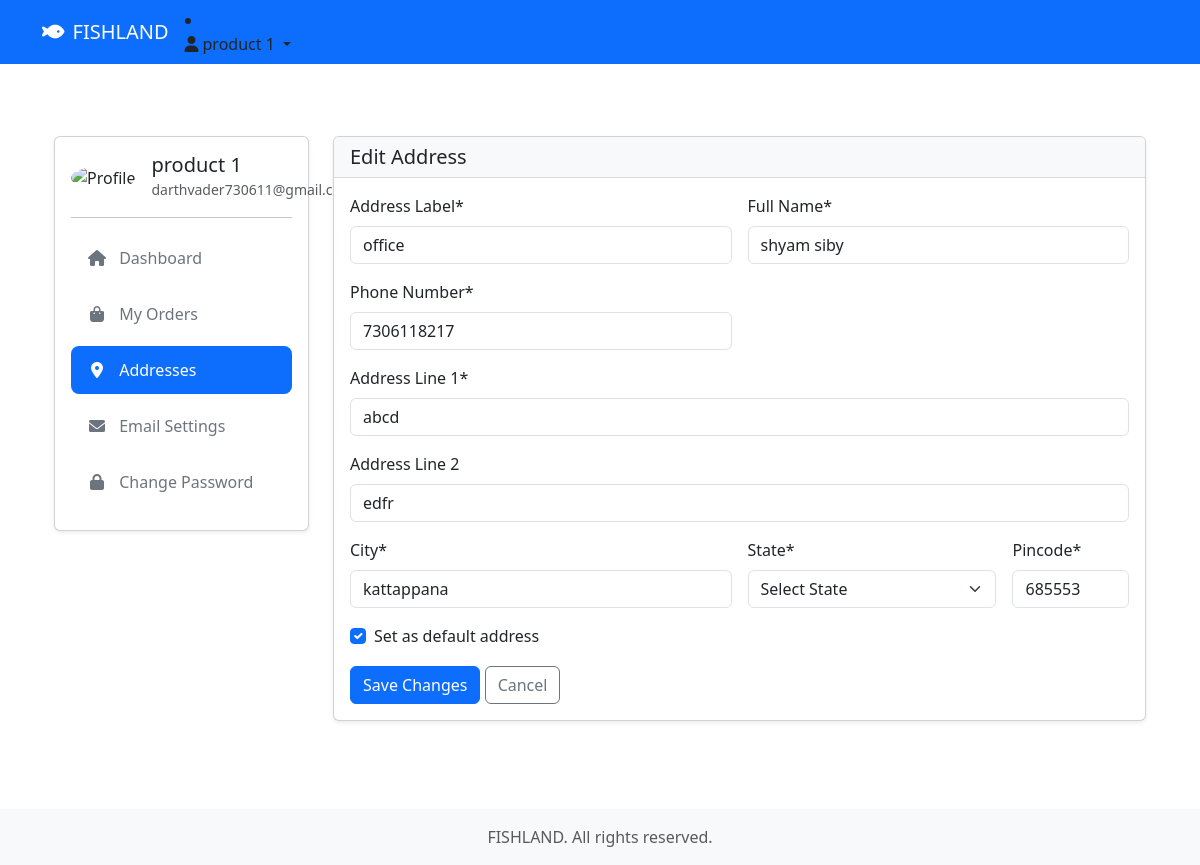
Page /buyer/addresses/4/edit/ (signed in) on the committed database.
### accounts/models.py (models this page shows, shortened)
class User(AbstractUser):
    class Role(models.TextChoices):
        ADMIN = 'ADMIN', 'Admin'
        SELLER = 'SELLER', 'Seller'
        BUYER = 'BUYER', 'Buyer'
        DELIVERY_BOY = 'DELIVERY_BOY', 'Delivery Boy'
    email = models.EmailField(_('email address'), unique=True)
    role = models.CharField(max_length=15, choices=Role.choices, default=Role.BUYER)
    phone = PhoneNumberField(blank=True)  # Renamed from phone_number
    profile_picture = models.ImageField(upload_to=get_profile_image_path, blank=True, null=True)
    company_name = models.CharField(max_length=100, blank=True)
    address = models.TextField(blank=True)
    gst_number = models.CharField(max_length=15, blank=True)
    is_verified = models.BooleanField(default=False)
    is_deleted = models.BooleanField(default=False)
    USERNAME_FIELD = 'email'
    REQUIRED_FIELDS = ['username']

### orders/models.py (models this page shows, shortened)
class Address(models.Model):
    user = models.ForeignKey(settings.AUTH_USER_MODEL, on_delete=models.CASCADE, related_name='addresses')
    label = models.CharField(max_length=50, default='Home')  # e.g., "Home", "Office"
    name = models.CharField(max_length=100)
    phone = models.CharField(max_length=15)
    address_line1 = models.CharField(max_length=100)
    address_line2 = models.CharField(max_length=100, blank=True, null=True)  # Making it nullable
    city = models.CharField(max_length=50)
    state = models.CharField(max_length=50)
    pincode = models.CharField(max_length=6)
    is_default = models.BooleanField(default=False)
    created_at = models.DateTimeField(auto_now_add=True)
    updated_at = models.DateTimeField(auto_now=True)

### buyer/views.py (the view, shortened to what this page needs)
# urls.py: path('addresses/<int:address_id>/edit/', views.edit_address, name='edit_address'),
@login_required
def edit_address(request, address_id):
    address = get_object_or_404(Address, id=address_id, user=request.user)
    return render(request, 'buyer/edit_address.html', {'address': address})

### templates/buyer/edit_address.html (shortened to what this page needs)
{% extends 'shared/base.html' %}
{% load static %}
{% block content %}
<div class="container py-5">
    <div class="row">
        <div class="col-lg-3">
            <div class="card mb-4">
                <div class="card-body">
                    <div class="d-flex align-items-center mb-3">
                        <div class="flex-shrink-0">
                            <img src="{% static 'images/default-avatar.png' %}" alt="Profile"
                                 class="rounded-circle" style="width: 50px;">
                        </div>
                        <div class="flex-grow-1 ms-3">
                            <h5 class="mb-0">{{ user.get_full_name }}</h5>
                            <small class="text-muted">{{ user.email }}</small>
                        </div>
                    </div>
                    <hr>
                    <div class="nav flex-column nav-pills">
                        <a class="nav-link" href="{% url 'buyer:dashboard' %}">
                            <i class="fas fa-home me-2"></i> Dashboard
                        </a>
                        <a class="nav-link" href="{% url 'buyer:order_list' %}">
                            <i class="fas fa-shopping-bag me-2"></i> My Orders
                        </a>
                        <a class="nav-link active" href="{% url 'buyer:addresses' %}">
                            <i class="fas fa-map-marker-alt me-2"></i> Addresses
                        </a>
                        <a class="nav-link" href="{% url 'account_email' %}">
                            <i class="fas fa-envelope me-2"></i> Email Settings
                        </a>
                        <a class="nav-link" href="{% url 'account_change_password' %}">
                            <i class="fas fa-lock me-2"></i> Change Password
                        </a>
                    </div>
                </div>
            </div>
        </div>
        <div class="col-lg-9">
            <div class="card">
                <div class="card-header">
                    <h5 class="mb-0">Edit Address</h5>
                </div>
                <div class="card-body">
                    <form method="post">
                        <div class="row g-3">
                            <div class="col-md-6">
                                <label class="form-label">Address Label*</label>
                                <input type="text" name="label" class="form-control" required
                                       value="{{ address.label }}" placeholder="e.g., Home, Office">
                            </div>
                            <div class="col-md-6">
                                <label class="form-label">Full Name*</label>
                                <input type="text" name="name" class="form-control" required
                                       value="{{ address.name }}">
                            </div>
                            <div class="col-md-6">
                                <label class="form-label">Phone Number*</label>
                                <input type="tel" name="phone" class="form-control" required
                                       value="{{ address.phone }}"
                                       pattern="[0-9]{10}" title="Please enter a valid 10-digit phone number">
                            </div>
                            <div class="col-12">
                                <label class="form-label">Address Line 1*</label>
                                <input type="text" name="address_line1" class="form-control" required
                                       value="{{ address.address_line1 }}">
                            </div>
                            <div class="col-12">
                                <label class="form-label">Address Line 2</label>
                                <input type="text" name="address_line2" class="form-control"
                                       value="{{ address.address_line2 }}">
                            </div>
                            <div class="col-md-6">
                                <label class="form-label">City*</label>
                                <input type="text" name="city" class="form-control" required
                                       value="{{ address.city }}">
                            </div>
                            <div class="col-md-4">
                                <label class="form-label">State*</label>
                                <select name="state" class="form-select" required>
                                    <option value="">Select State</option>
                                </select>
                            </div>
                            <div class="col-md-2">
                                <label class="form-label">Pincode*</label>
                                <input type="text" name="pincode" class="form-control" required
                                       value="{{ address.pincode }}"
                                       pattern="[0-9]{6}" title="Please enter a valid 6-digit pincode">
                            </div>
                            <div class="col-12">
                                <div class="form-check">
                                    <input type="checkbox" name="is_default" class="form-check-input" id="isDefault"
                                           {% if address.is_default %}checked{% endif %}>
                                    <label class="form-check-label" for="isDefault">
                                        Set as default address
                                    </label>
                                </div>
                            </div>
                            <div class="col-12">
                                <button type="submit" class="btn btn-primary">
                                    Save Changes
                                </button>
                                <a href="{% url 'buyer:addresses' %}" class="btn btn-outline-secondary">
                                    Cancel
                                </a>
                            </div>
                        </div>
                    </form>
                </div>
            </div>
        </div>
    </div>
</div>
{% endblock %}

### templates/shared/base.html (shortened to what this page needs)
<!DOCTYPE html>
<html lang="en">
<head>
    <link href="https://cdn.jsdelivr.net/npm/bootstrap@5.3.0/dist/css/bootstrap.min.css" rel="stylesheet">
    {% load static %}
    <link href="{% static 'css/style.css' %}" rel="stylesheet">
    <link href="{% static 'css/orders.css' %}" rel="stylesheet">
    <link href="https://cdnjs.cloudflare.com/ajax/libs/font-awesome/6.0.0/css/all.min.css" rel="stylesheet">
</head>
<body>
    <nav class="navbar navbar-expand-lg navbar-dark bg-primary">
        <div class="container">
            <a class="navbar-brand" href="/">
                <i class="fas fa-fish me-2"></i>FISHLAND
            </a>
            <div class="collapse navbar-collapse" id="navbarNav">
                {% if user.is_authenticated %}
                    {% if user.role == 'ADMIN' %}
                        {% include 'admin/includes/nav.html' %}
                    {% elif user.role == 'SELLER' %}
                        {% include 'seller/includes/nav.html' %}
                    {% else %}
                        <li class="nav-item dropdown">
                            <a class="nav-link dropdown-toggle" href="#" id="userDropdown" role="button"
                               data-bs-toggle="dropdown" aria-expanded="false">
                                <i class="fas fa-user me-1"></i>{{ user.get_full_name|default:user.email }}
                            </a>
                        </li>
                    {% endif %}
                {% endif %}
            </div>
        </div>
    </nav>
    <main class="py-4">
        <div class="container">
            <div class="main-content">
                {% block content %}{% endblock %}
            </div>
        </div>
    </main>
    <footer class="footer bg-light mt-auto py-3">
        <div class="container text-center">
            <span class="text-muted"> FISHLAND. All rights reserved.</span>
        </div>
    </footer>
</body>
</html>

### static/css/style.css (style rules this page uses)
body { min-height: 100vh; display: flex; flex-direction: column; }
main { flex: 1; }
.navbar-brand i { color: #fff; }
.card { box-shadow: 0 0.125rem 0.25rem rgba(0, 0, 0, 0.075); margin-bottom: 1rem; }
.card-header { background-color: #f8f9fa; border-bottom: 1px solid rgba(0, 0, 0, 0.125); }
.form-label { font-weight: 500; }

### static/css/orders.css (style rules this page uses)
.form-label { font-weight: 500; }
.nav-pills .nav-link { color: #6c757d; border-radius: 0.5rem; padding: 0.75rem 1rem; margin-bottom: 0.5rem; }
.nav-pills .nav-link.active { background-color: #0d6efd; color: #fff; }
.nav-pills .nav-link i { width: 1.25rem; text-align: center; }

### rows in the picture
User: get_full_name "product 1", email "darthvader730611@gmail.com"
Address: label "office", name "shyam siby", phone "7306118217", address_line1 "abcd", address_line2 "edfr", city "kattappana", pincode "685553", is_default "☑"
